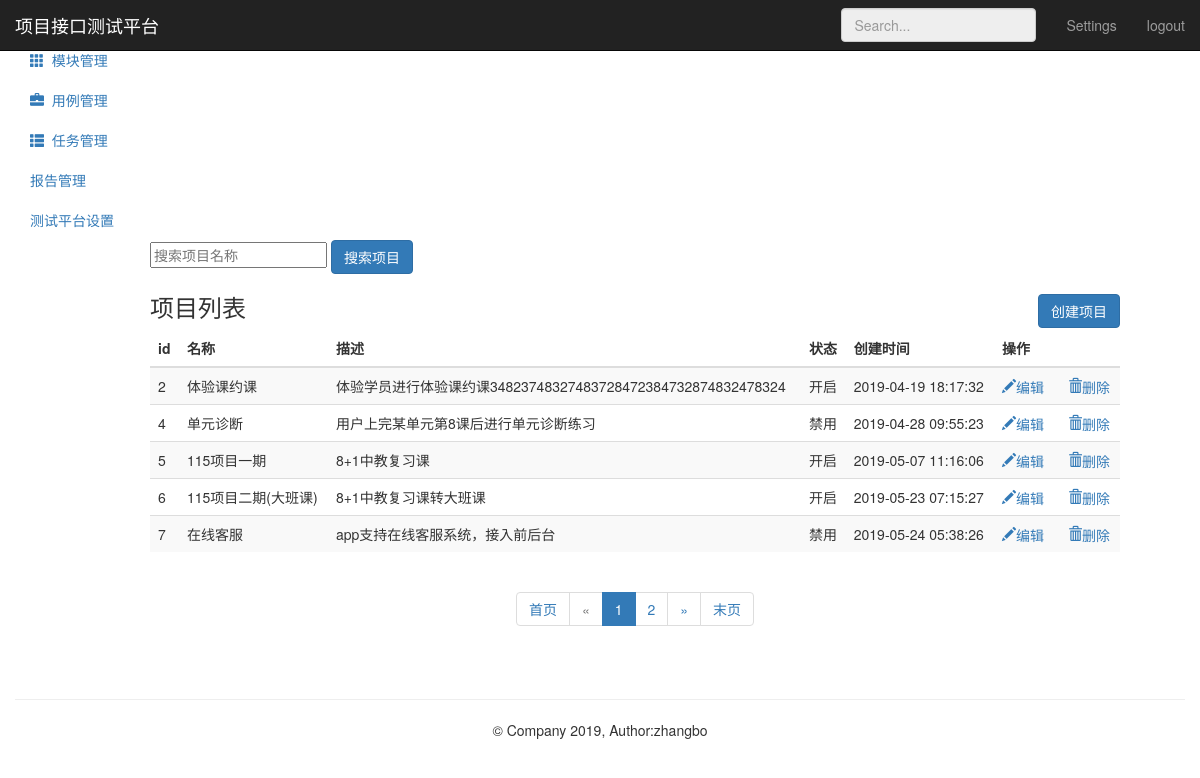
The app's page /project/ (signed in), older data.
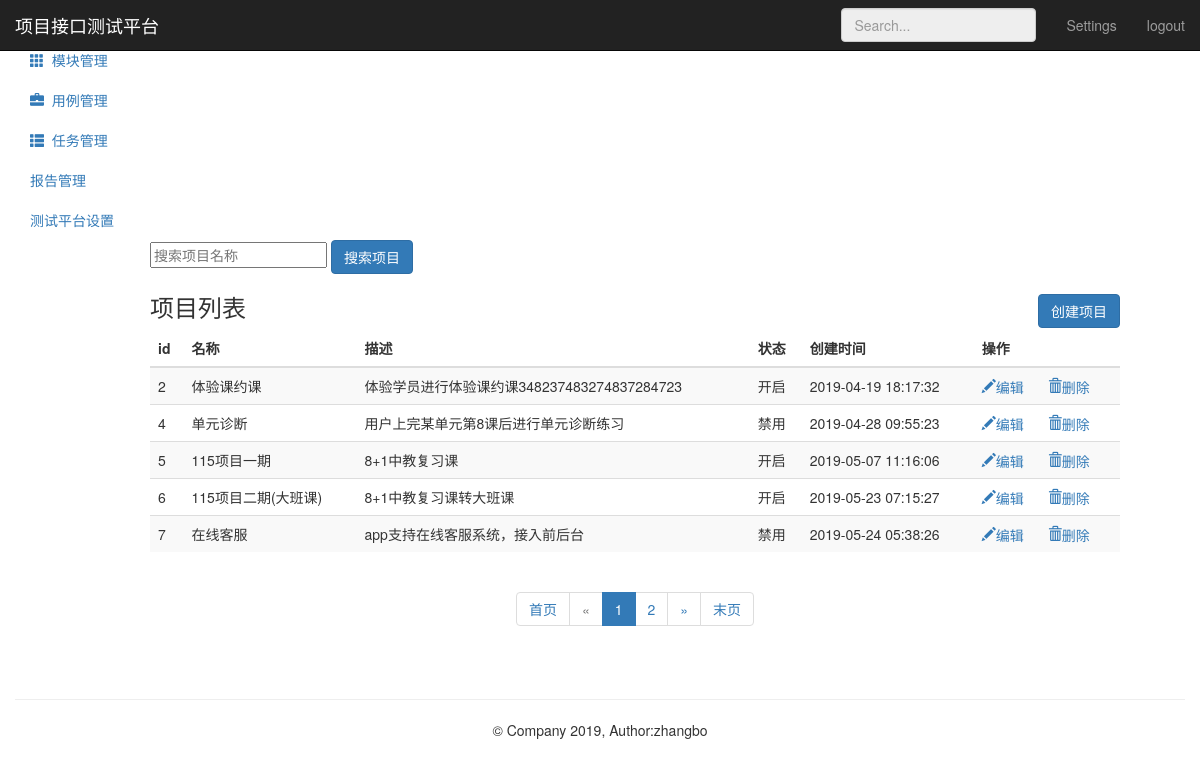
The same page, newer data.
### project_app/models.py (models this page shows, shortened)
class Project(models.Model):
      name = models.CharField("名称",max_length=50,null=False)
      describe = models.TextField("描述",default="",max_length=50)
      status = models.BooleanField("状态",default=1)
      update_time = models.DateTimeField(auto_now=True)
      create_time = models.DateTimeField(auto_now_add=True)

### project_app/views.py (the view)
# urls.py: path('',views.project_manage),
@login_required
def project_manage(request):
    project_all = Project.objects.all()
    paginator = Paginator(project_all,5)
    paginator_num_pages = paginator.num_pages
    print ("共分：",str(paginator_num_pages)+"页")
    paginator_num_pages_array_ = paginator.page_range
    print ("数组形式表示：",paginator_num_pages_array_)
    page1 = paginator.page(1)
    print ("第一页：",page1)
    page_num = page1.number
    print ("第一页：",page_num)
    page = request.GET.get('page','')
    print ("urlpage传参：",page)
    try:
        contacts = paginator.page(page)
        print ("contacts---------->1",contacts)
    except PageNotAnInteger:
        contacts = paginator.page(1)
        print ("contacts---------->2",contacts)
    except EmptyPage:
        contacts = paginator.page(paginator.num_pages)
        print ("contacts---------->3",contacts)
    print ("第二页索引：",contacts.number)
    print ("第几页：",contacts)
    return render(request,"project.html",{"projects":contacts,
                                          "type":"list",
                                          "page":page,
                                          "page_num":page_num,
                                          "paginator_num_pages":paginator_num_pages,
                                          "paginator_num_pages_array_":paginator_num_pages_array_})

### templates/project.html (shortened to what the changed rows need)
{% extends "base.html" %}
{% block base %}
     <div class="container-fluid">
        <div class="row">
            <div style="margin-left: 135px;" class="col-sm-9 col-sm-offset-3 col-md-10 col-md-offset-2 main">
                {% if type == "list" %}
                <div class="table-responsive">
                    <table class="table table-striped">
                        <thead>
                            <tr style="text-align: center">
                                <th>id</th>
                                <th>名称</th>
                                <th>描述</th>
                                <th>状态</th>
                                <th>创建时间</th>
                                <th>操作</th>
                            </tr>
                        </thead>
                        <tbody>
                            {% for project in projects %}
                            <tr>
                                  <td>{{ project.id}}</td>
                                  <td>{{ project.name}}</td>
                                  <td>{{ project.describe}}</td>
                                  <td>
                                      {% if project.status == True %}
                                          <span>开启</span>
                                      {% elif project.status == False %}
                                          <span>禁用</span>
                                      {% endif %}
                                  </td>
                                  <td>{{ project.create_time | date:"Y-m-d H:i:s" }}</td>
                                  <td>
                                      <a href="/project/edit_project/{{ project.id }}/">
                                          <i class="glyphicon glyphicon-pencil">编辑</i>
                                      </a>
                                      <a href="/project/delete_project/{{ project.id }}/" style="margin-left:20px;"
                                              onclick="return project_del()">
                                          <i class="glyphicon glyphicon-trash">删除</i>
                                      </a>
                                  </td>
                            </tr>
                            {% endfor %}
                        </tbody>
                    </table>
                </div>
                {% endif %}
            </div>
        </div>
     </div>
{% endblock %}

Row changes from the older to the newer data that the page shows:
changed Project "体验课约课": describe "体验学员进行体验课约课34823748327483728472384732874832478324" → "体验学员进行体验课约课348237483274837284723"
